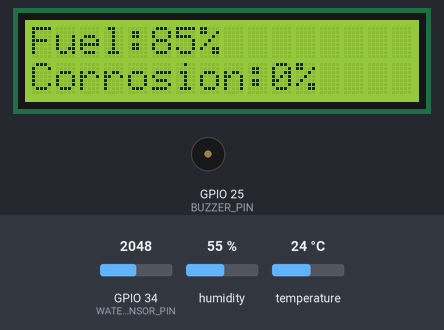
The sketch below on a simulated ESP32. Shown: 16×2 character LCD, buzzer (waves = sounding, pin HIGH). The test bench sets the inputs (shaded band); at power-on: GPIO 34 (WATER_SENSOR_PIN) = 2048, humidity 55 %, temperature 24 °C. WiFi joins after 1.5 s; servers stay silent unless stated; uploads are accepted with an empty reply; what the sketch prints to the serial monitor is not drawn.

Above: at 5.5 s.
5.6 s: GPIO 34 (WATER_SENSOR_PIN) set to 510
At 7.8 s:
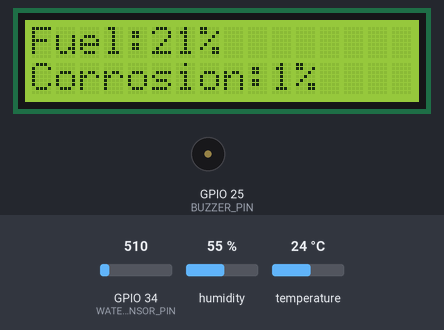
8.1 s: GPIO 34 (WATER_SENSOR_PIN) set to 428
At 8.7 s:
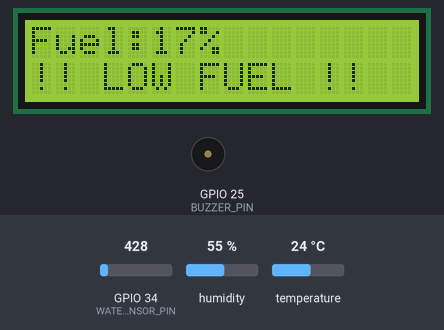
10.7 s: GPIO 34 (WATER_SENSOR_PIN) set to 491
At 11.5 s:
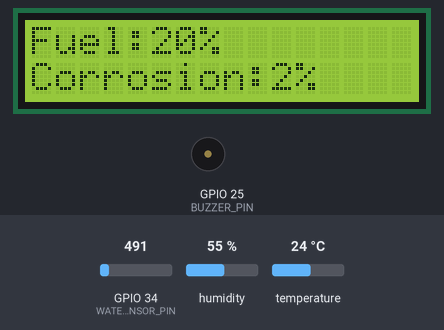
12.6 s: humidity set to 68 %
At 18.5 s:
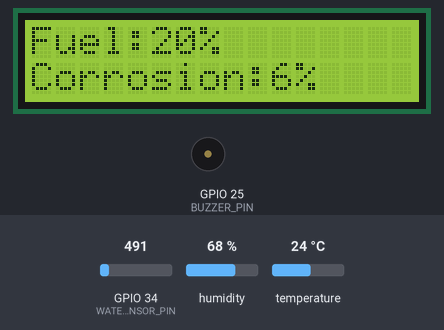
18.6 s: temperature set to 28 °C
At 24.4 s:
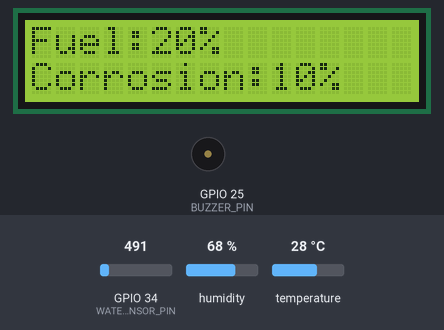
24.6 s: humidity set to 88 %
At 30.4 s:
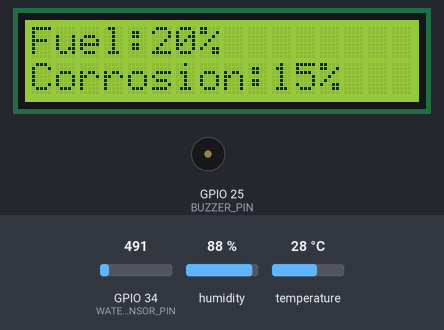
Timing chart, 0 to 31.6 s (numbered marks = the images above; inputs shaded):
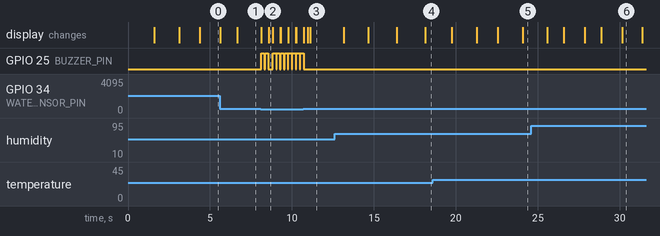

The sketch:

fuel_monitor.ino
```cpp
#include <WiFi.h>
#include <HTTPClient.h>
#include <DHT.h>
#include <Wire.h>
#include <LiquidCrystal_I2C.h>
#include <WiFiClientSecure.h>
#include <ArduinoJson.h>

// ------------------------------------------------------------
// Smart Fuel Corrosion Analyzer - ESP32 Dev Module Version
// LCD display via I2C module (address 0x27)
// Sends JSON over WiFi (HTTP POST) to your Flask backend
// ------------------------------------------------------------

// --- WiFi credentials (EDITED) ---
const char* ssid = "aishu";
const char* password = "trick@777";

// --- Render server endpoint ---
const char* serverUrl = "https://fuelmonitoring.onrender.com/api/sensor-data";

// --- LCD Setup (I2C address 0x27, 16 columns, 2 rows) ---
LiquidCrystal_I2C lcd(0x27, 16, 2);

// --- Pin Definitions (ESP32 Dev Module) ---
#define WATER_SENSOR_PIN 34   // Must be an ADC1 pin (32-39) - ADC2 conflicts with WiFi
#define DHT_PIN 4             // DHT11 data pin
#define DHT_TYPE DHT11
#define BUZZER_PIN 25         // Passive buzzer signal pin
// I2C SDA = GPIO21, SCL = GPIO22 (ESP32 defaults, no need to set manually)

DHT dht(DHT_PIN, DHT_TYPE);

// --- Calibration (ESP32 ADC is 12-bit: 0-4095, NOT 0-1023 like Uno) ---
// Dip the sensor fully in liquid, read the raw value via Serial Monitor,
// and set SENSOR_MAX to that number.
const int SENSOR_MIN = 0;     // Raw value when empty
const int SENSOR_MAX = 2400;  // Raw value when full - RECALIBRATE THIS

unsigned long lastSend = 0;
const unsigned long sendInterval = 2000; // ms between POSTs

void setup() {
  Serial.begin(115200);
  dht.begin();
  pinMode(BUZZER_PIN, OUTPUT);

  lcd.init();
  lcd.backlight();
  lcd.setCursor(0, 0);
  lcd.print("Smart Fuel");
  lcd.setCursor(0, 1);
  lcd.print("Corrosion Anlzr");
  delay(1500);
  lcd.clear();

  connectWiFi();
}

void connectWiFi() {
  lcd.setCursor(0, 0);
  lcd.print("Connecting WiFi");
  WiFi.begin(ssid, password);

  int attempts = 0;
  while (WiFi.status() != WL_CONNECTED && attempts < 40) {
    delay(300);
    Serial.print(".");
    attempts++;
  }

  lcd.clear();
  if (WiFi.status() == WL_CONNECTED) {
    Serial.println("\nWiFi connected: " + WiFi.localIP().toString());
    lcd.setCursor(0, 0);
    lcd.print("WiFi OK");
    lcd.setCursor(0, 1);
    lcd.print(WiFi.localIP().toString());
    delay(1200);
  } else {
    Serial.println("\nWiFi FAILED - check SSID/password");
    lcd.setCursor(0, 0);
    lcd.print("WiFi FAILED");
    delay(1500);
  }
  lcd.clear();
}

void loop() {
  // Reconnect WiFi if it drops
  if (WiFi.status() != WL_CONNECTED) {
    connectWiFi();
  }

  // Read fuel level sensor
  int rawValue = analogRead(WATER_SENSOR_PIN);
  int fuelPercent = map(rawValue, SENSOR_MIN, SENSOR_MAX, 0, 100);
  fuelPercent = constrain(fuelPercent, 0, 100);

  // Read temperature/humidity from DHT11
  float temp = dht.readTemperature();
  float humidity = dht.readHumidity();

  // --- Corrosion estimation logic (same as before) ---
  static float corrosionLevel = 0.0;
  if (!isnan(humidity) && !isnan(temp)) {
    float corrosionRate = (humidity / 100.0) * (temp / 50.0) * 0.05;
    corrosionLevel += corrosionRate;
    corrosionLevel = constrain(corrosionLevel, 0, 100);
  }

  // --- LCD Line 1: Fuel level ---
  lcd.setCursor(0, 0);
  lcd.print("Fuel:");
  lcd.print(fuelPercent);
  lcd.print("%   ");

  // --- LCD Line 2: Corrosion level (default) ---
  lcd.setCursor(0, 1);
  lcd.print("Corrosion:");
  lcd.print((int)corrosionLevel);
  lcd.print("%  ");

  bool lowFuel = fuelPercent < 20;
  bool highCorrosion = corrosionLevel > 70;

  // Buzzer alert + LCD override if thresholds breached
  if (lowFuel || highCorrosion) {
    digitalWrite(BUZZER_PIN, HIGH);
    delay(200);
    digitalWrite(BUZZER_PIN, LOW);

    lcd.setCursor(0, 1);
    if (lowFuel) lcd.print("!! LOW FUEL !!  ");
    else if (highCorrosion) lcd.print("!! CORROSION !! ");
  }

  // Send to Flask over WiFi every interval
  if (millis() - lastSend >= sendInterval) {
    lastSend = millis();
    sendData(fuelPercent, (int)corrosionLevel,
              isnan(temp) ? 0 : temp,
              isnan(humidity) ? 0 : humidity);
  }
}

void sendData(int fuel, int corrosion, float temp, float humidity) {
  if (WiFi.status() != WL_CONNECTED) {
    Serial.println("WiFi not connected – skipping send");
    return;
  }

  WiFiClientSecure client;
  client.setInsecure(); // Disable cert validation (ESP32 limitation)

  HTTPClient http;
  http.begin(client, serverUrl);
  http.setTimeout(10000); // 10 second timeout
  http.addHeader("Content-Type", "application/json");
  http.addHeader("Accept", "application/json");
  http.setFollowRedirects(HTTPC_STRICT_FOLLOW_REDIRECTS);

  // Build JSON payload safely with ArduinoJson
  StaticJsonDocument<200> doc;
  doc["fuel"] = fuel;
  doc["corrosion"] = corrosion;
  doc["temp"] = temp;
  doc["humidity"] = humidity;
  String payload;
  serializeJson(doc, payload);

  Serial.println("Sending: " + payload);
  int httpCode = http.POST(payload);
  if (httpCode > 0) {
    Serial.printf("POST %d – %s\n", httpCode, payload.c_str());
    String resp = http.getString();
    Serial.println("Response: " + resp);
  } else {
    Serial.printf("POST failed: %s\n", http.errorToString(httpCode).c_str());
  }
  http.end();
}
```

Measured:
- the behaviour switches between 480 and 479 on GPIO 34 (WATER_SENSOR_PIN) (found by bisection; images 1 and 2)
- after the input at 5.6 s, the display: first changes at once (image 1 shows a later state)
- after the input at 8.1 s, GPIO 25 (BUZZER_PIN): goes HIGH 0.20 s, LOW 0.04 s, HIGH 0.20 s, LOW 0.26 s, 7 × (HIGH 0.20 s, LOW 0.04 s), then HIGH, starting at once; the display: first changes at once (image 2 shows a later state)
- after the input at 10.7 s, GPIO 25 (BUZZER_PIN): goes on until 10.7 s, then stays LOW
